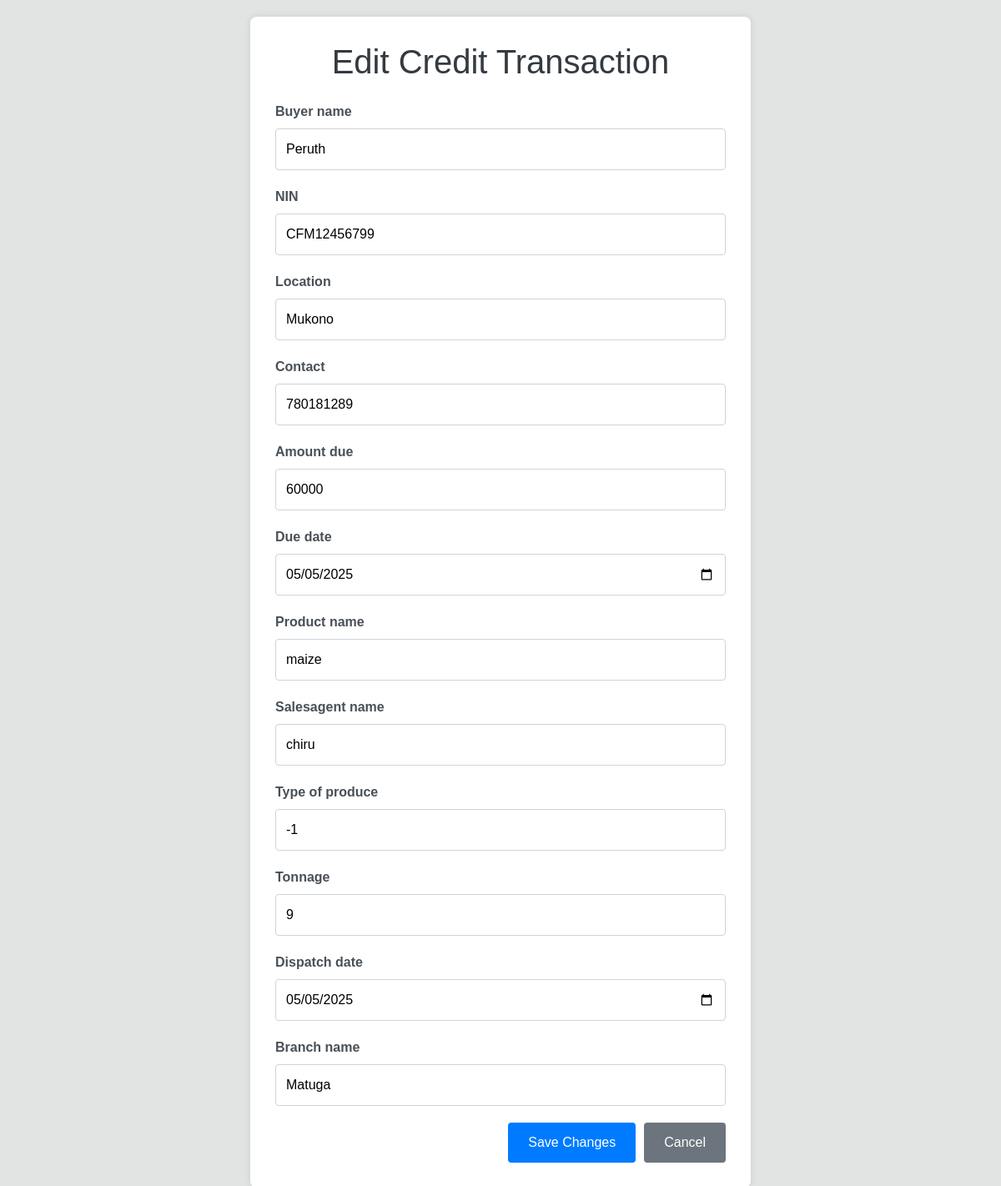
Screenshot of /credit_edit/6/ (signed in) with the database file from the repository.
### home/models.py (models this page shows, shortened)
class Credit(models.Model):
    buyer_name = models.CharField(blank=True, max_length=255, null=True, default="")
    NIN = models.CharField(unique=True, max_length=25, blank=True, null=True, default="")
    location = models.CharField(blank=True, null=True, max_length=255, default="")
    contact = models.IntegerField(default=0)
    amount_due = models.IntegerField(default=0, null=True)
    due_date = models.DateField(null=True, blank=True)  # Remove auto_now_add
    product_name = models.CharField(blank=True, null=True, max_length=255)
    salesagent_name = models.CharField(max_length=25, blank=True, null=True)
    type_of_produce = models.IntegerField(default=0, blank=True, null=True)
    tonnage = models.IntegerField(blank=True, null=True, default=0)
    Dispatch_date = models.DateField(null=True, blank=True)  # Remove auto_now_add
    branch_name = models.CharField(max_length=255, blank=True, null=True)

### home/views.py (the view)
# urls.py: path('credit_edit/<int:pk>/', views.credit_edit, name='credit_edit'),
@login_required
def credit_edit(request, pk):
    credit_record = get_object_or_404(Credit, pk=pk)
    if request.user.is_manager or request.user.is_salesagent:
        if credit_record.branch_name != request.user.assigned_branch.branch_name:
            messages.error(request, 'You can only edit credit records from your assigned branch')
            return redirect('/credit/')
    if request.method == 'POST':
        form = CreditForm(request.POST, instance=credit_record)
        if form.is_valid():
            credit = form.save(commit=False)
            if request.user.assigned_branch:
                credit.branch_name = request.user.assigned_branch.branch_name
            credit.save()
            messages.success(request, 'Credit record updated successfully')
            return redirect('/credit/')
        else:
            messages.error(request, 'There was an error updating the credit record')
    else:
        form = CreditForm(instance=credit_record)
    return render(request, 'home/credit_edit.html', {'form': form})

### home/forms.py
class CreditForm(ModelForm):
    class Meta:
        model = Credit
        fields = '__all__'
        widgets = {
            'due_date': forms.DateInput(attrs={'type': 'date'}),
            'Dispatch_date': forms.DateInput(attrs={'type': 'date'}),
        }

### home/templates/home/credit_edit.html (shortened to what this page needs)
{% load static %}
<!DOCTYPE html>
<html lang="en">
<head>
    <link href="https://cdn.jsdelivr.net/npm/bootstrap@5.3.0/dist/css/bootstrap.min.css" rel="stylesheet">
</head>
<body>
    <div class="container">
        <div class="form-container">
            <h1 class="mb-4">Edit Credit Transaction</h1>
            <form method="post" action="">
                {% for field in form %}
                    <div class="form-group">
                        <label for="{{ field.id_for_label }}">{{ field.label }}</label>
                        {{ field }}
                    </div>
                {% endfor %}
                <div class="button-container">
                    <button type="submit" class="btn btn-primary">Save Changes</button>
                    <a href="/credit/" class="btn btn-secondary">Cancel</a>
                </div>
            </form>
        </div>
    </div>
</body>
</html>

### home/templates/home/credit_edit.html (style rules this page uses)
body { font-family: sans-serif; background-color: #e2e3e3; padding: 20px; display: flex; justify-content: center; align-items: center; min-height: 100vh; }
.form-container { background-color: #fff; padding: 30px; border-radius: 8px; box-shadow: 0 0 10px rgba(0, 0, 0, 0.1); width: 100%; max-width: 600px; margin: auto; }
h1 { color: #343a40; margin-bottom: 25px; text-align: center; }
.form-group { margin-bottom: 20px; }
label { display: block; margin-bottom: 8px; font-weight: bold; color: #495057; }
input[type="text"], input[type="number"], input[type="date"] { width: 100%; padding: 12px; border: 1px solid #ced4da; border-radius: 4px; box-sizing: border-box; font-size: 1rem; }
.btn-primary { background-color: #007bff; color: white; border: none; padding: 12px 24px; border-radius: 4px; cursor: pointer; font-size: 1rem; }
.btn-secondary { background-color: #6c757d; color: white; border: none; padding: 12px 24px; border-radius: 4px; cursor: pointer; font-size: 1rem; margin-left: 10px; }
.button-container { display: flex; justify-content: flex-end; margin-top: 20px; }

### rows the page displays
Credit: form "Peruth" "CFM12456799" "Mukono" "780181289" "60000" "05/05/2025" "maize" "chiru" "-1" "9" "05/05/2025" "Matuga"

### other values shown
{{ field.label }} "Buyer name" "NIN" "Location" "Contact" "Amount due" "Due date" "Product name" "Salesagent name" "Type of produce" "Tonnage" "Dispatch date" "Branch name"
